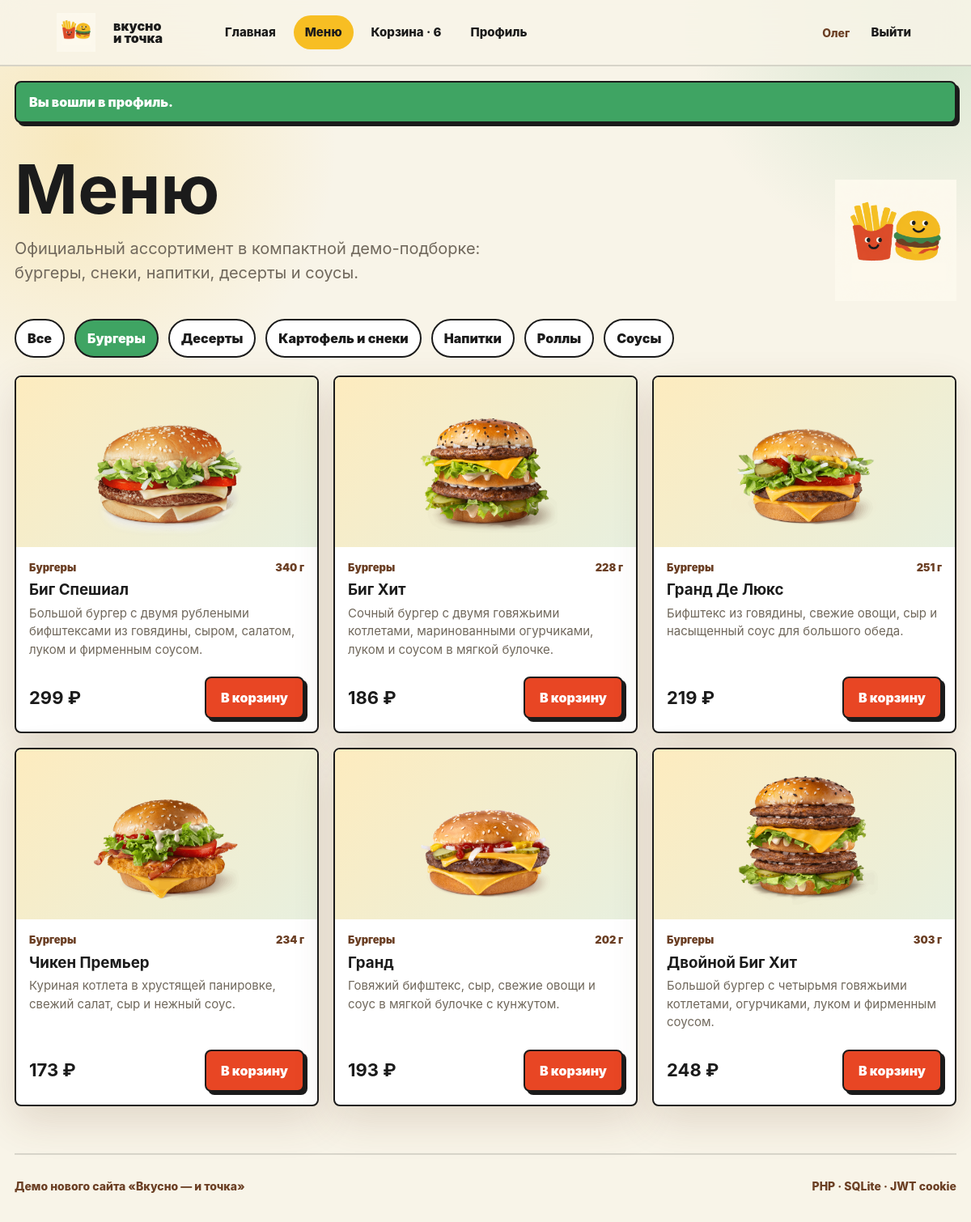
Screenshot of /index.php?route=menu&category=Бургеры (signed in) with the database file from the repository.
### tables this page shows
CREATE TABLE products (
            id INTEGER PRIMARY KEY AUTOINCREMENT,
            category TEXT NOT NULL,
            title TEXT NOT NULL,
            description TEXT NOT NULL,
            image TEXT NOT NULL,
            price INTEGER NOT NULL,
            weight TEXT NOT NULL,
            is_featured INTEGER NOT NULL DEFAULT 0
        );

### app/bootstrap.php (called while the page is built, shortened)
<?php
function db(): PDO
{
    static $pdo = null;
    if ($pdo instanceof PDO) {
        return $pdo;
    }
    $pdo = new PDO('sqlite:' . DB_PATH);
    $pdo->setAttribute(PDO::ATTR_ERRMODE, PDO::ERRMODE_EXCEPTION);
    $pdo->setAttribute(PDO::ATTR_DEFAULT_FETCH_MODE, PDO::FETCH_ASSOC);
    $pdo->exec('PRAGMA foreign_keys = ON');
    return $pdo;
}
function h($value): string
{
    return htmlspecialchars((string)$value, ENT_QUOTES, 'UTF-8');
}
function route(): string
{
    return $_GET['route'] ?? 'home';
}
function url_for(string $route, array $params = []): string
{
    $params = array_merge(['route' => $route], $params);
    return 'index.php?' . http_build_query($params);
}
function asset_url(string $path): string
{
    return 'assets/' . ltrim($path, '/');
}
function flash(?string $message = null, string $type = 'ok'): ?array
{
    $flash = $_SESSION['flash'];
    return $flash;
}
function base64url_encode(string $data): string
{
    return rtrim(strtr(base64_encode($data), '+/', '-_'), '=');
}
function base64url_decode(string $data): string
{
    $pad = 4 - (strlen($data) % 4);
    if ($pad < 4) {
        $data .= str_repeat('=', $pad);
    }
    return base64_decode(strtr($data, '-_', '+/')) ?: '';
}
function jwt_decode(string $token): ?array
{
    $parts = explode('.', $token);
    [$header, $payload, $signature] = $parts;
    $expected = base64url_encode(hash_hmac('sha256', $header . '.' . $payload, JWT_SECRET, true));
    $data = json_decode(base64url_decode($payload), true);
    return $data;
}
function current_user(): ?array
{
    $token = $_COOKIE[JWT_COOKIE] ?? '';
    $payload = $token ? jwt_decode($token) : null;
    $stmt = db()->prepare('
        SELECT users.id, users.email, users.created_at, profiles.name, profiles.phone, profiles.city, profiles.address
        FROM users
        LEFT JOIN profiles ON profiles.user_id = users.id
        WHERE users.id = ?
    ');
    $stmt->execute([(int)$payload['sub']]);
    $user = $stmt->fetch() ?: null;
    return $user;
}
function products(?string $category = null): array
{
    if ($category) {
        $stmt = db()->prepare('SELECT * FROM products WHERE category = ? ORDER BY id');
        $stmt->execute([$category]);
        return $stmt->fetchAll();
    }
    return db()->query('SELECT * FROM products ORDER BY category, id')->fetchAll();
}
function categories(): array
{
    return db()->query('SELECT DISTINCT category FROM products ORDER BY category')->fetchAll(PDO::FETCH_COLUMN);
}
function cart_count(?array $user): int
{
    $stmt = db()->prepare('SELECT COALESCE(SUM(qty), 0) FROM cart_items WHERE user_id = ?');
    $stmt->execute([(int)$user['id']]);
    return (int)$stmt->fetchColumn();
}

### public/index.php (the view, shortened to what this page needs)
<?php
require __DIR__ . '/../app/bootstrap.php';
$currentRoute = route();
$user = current_user();
$flash = flash();
$cartCount = cart_count($user);
function active(string $route, string $currentRoute): string
{
    return $route === $currentRoute ? ' class="active"' : '';
}
function product_card(array $product, string $from): void
{
    ?>
    <article class="product-card">
        <div class="product-image-wrap">
            <img src="<?= h(asset_url('images/products/' . $product['image'])) ?>" alt="<?= h($product['title']) ?>" class="product-image">
        </div>
        <div class="product-body">
            <div class="product-meta">
                <span><?= h($product['category']) ?></span>
                <span><?= h($product['weight']) ?></span>
            </div>
            <h3><?= h($product['title']) ?></h3>
            <p><?= h($product['description']) ?></p>
        </div>
        <div class="product-actions">
            <strong><?= (int)$product['price'] ?> ₽</strong>
            <form method="post" action="<?= h(url_for(route())) ?>">
                <button class="btn btn-red" type="submit">В корзину</button>
            </form>
        </div>
    </article>
    <?php
}
?>
<!doctype html>
<html lang="ru">
<head>
    <link rel="stylesheet" href="<?= h(asset_url('style.css')) ?>">
</head>
<body>
<header class="site-header">
    <a href="<?= url_for('home') ?>" class="brand" aria-label="На главную">
        <img src="<?= h(asset_url('images/logo-soft.png')) ?>" alt="Вкусно — и точка">
        <span>вкусно<br>и точка</span>
    </a>
    <nav class="main-nav" aria-label="Основная навигация">
        <a<?= active('home', $currentRoute) ?> href="<?= url_for('home') ?>">Главная</a>
        <a<?= active('menu', $currentRoute) ?> href="<?= url_for('menu') ?>">Меню</a>
        <a<?= active('cart', $currentRoute) ?> href="<?= url_for('cart') ?>">Корзина<?= $cartCount ? ' · ' . $cartCount : '' ?></a>
        <a<?= active('profile', $currentRoute) ?> href="<?= url_for('profile') ?>">Профиль</a>
    </nav>
    <div class="header-actions">
        <?php if ($user): ?>
            <span class="hello"><?= h($user['name'] ?: $user['email']) ?></span>
            <form method="post" action="<?= h(url_for($currentRoute)) ?>">
                <button class="link-button" type="submit">Выйти</button>
            </form>
        <?php else: ?>
            <a class="btn btn-green btn-small" href="<?= url_for('login') ?>">Войти</a>
        <?php endif; ?>
    </div>
</header>
<?php if ($flash): ?>
    <div class="flash <?= h($flash['type']) ?>"><?= h($flash['message']) ?></div>
<?php endif; ?>
<main>
<?php if ($currentRoute === 'home'): ?>
    <section class="hero">
        <div class="hero-copy">
            <h1>Новый вкусный сайт для теплой компании</h1>
            <p>Демо-версия с меню, корзиной, профилем и дружелюбной визуальной системой: молочный фон, томатный акцент, свежий зеленый и веселые food-стикеры.</p>
            <div class="hero-actions">
                <a class="btn btn-red" href="<?= url_for('menu') ?>">Смотреть меню</a>
                <a class="btn btn-green" href="<?= url_for($user ? 'profile' : 'register') ?>"><?= $user ? 'Мой профиль' : 'Создать профиль' ?></a>
            </div>
        </div>
        <div class="hero-art">
            <img src="<?= h(asset_url('images/logo-framed.png')) ?>" alt="Дружелюбные картофель и бургер">
            <div class="sticker sticker-red">горячо</div>
            <div class="sticker sticker-green">свежее</div>
        </div>
    </section>
    <section class="section-head">
        <h2>Любимое рядом</h2>
        <p>Популярные позиции из демо-меню можно сразу отправить в корзину.</p>
    </section>
    <section class="product-grid featured-grid">
        <?php foreach (featured_products() as $product): ?>
            <?php product_card($product, 'home'); ?>
        <?php endforeach; ?>
    </section>
<?php elseif ($currentRoute === 'menu'): ?>
    <?php
    $selectedCategory = $_GET['category'] ?? null;
    $items = products($selectedCategory);
    ?>
    <section class="page-title menu-title">
        <div>
            <h1>Меню</h1>
            <p>Официальный ассортимент в компактной демо-подборке: бургеры, снеки, напитки, десерты и соусы.</p>
        </div>
        <img src="<?= h(asset_url('images/logo-soft.png')) ?>" alt="">
    </section>
    <div class="category-tabs">
        <a class="<?= $selectedCategory ? '' : 'active' ?>" href="<?= url_for('menu') ?>">Все</a>
        <?php foreach (categories() as $category): ?>
            <a class="<?= $selectedCategory === $category ? 'active' : '' ?>" href="<?= url_for('menu', ['category' => $category]) ?>"><?= h($category) ?></a>
        <?php endforeach; ?>
    </div>
    <section class="product-grid">
        <?php foreach ($items as $product): ?>
            <?php product_card($product, 'menu'); ?>
        <?php endforeach; ?>
    </section>
<?php endif; ?>
</main>
<footer class="site-footer">
    <span>Демо нового сайта «Вкусно — и точка»</span>
    <span>PHP · SQLite · JWT cookie</span>
</footer>
</body>
</html>

### rows the page displays
products: image (picture), category "Бургеры", weight "340 г", title "Биг Спешиал", description "Большой бургер с двумя рублеными бифштексами из говядины, сыром, салатом, луком и фирменным соусом.", price "299"
products: image (picture), category "Бургеры", weight "228 г", title "Биг Хит", description "Сочный бургер с двумя говяжьими котлетами, маринованными огурчиками, луком и соусом в мягкой булочке.", price "186"
products: image (picture), category "Бургеры", weight "251 г", title "Гранд Де Люкс", description "Бифштекс из говядины, свежие овощи, сыр и насыщенный соус для большого обеда.", price "219"
products: image (picture), category "Бургеры", weight "234 г", title "Чикен Премьер", description "Куриная котлета в хрустящей панировке, свежий салат, сыр и нежный соус.", price "173"
products: image (picture), category "Бургеры", weight "202 г", title "Гранд", description "Говяжий бифштекс, сыр, свежие овощи и соус в мягкой булочке с кунжутом.", price "193"
products: image (picture), category "Бургеры", weight "303 г", title "Двойной Биг Хит", description "Большой бургер с четырьмя говяжьими котлетами, огурчиками, луком и фирменным соусом.", price "248"

### other values shown
$cartCount "6"
$user['name'] ?: $user['email'] "Олег"
$flash['message'] "Вы вошли в профиль."
$category "Бургеры"
$category "Десерты"
$category "Картофель и снеки"
$category "Напитки"
$category "Роллы"
$category "Соусы"
